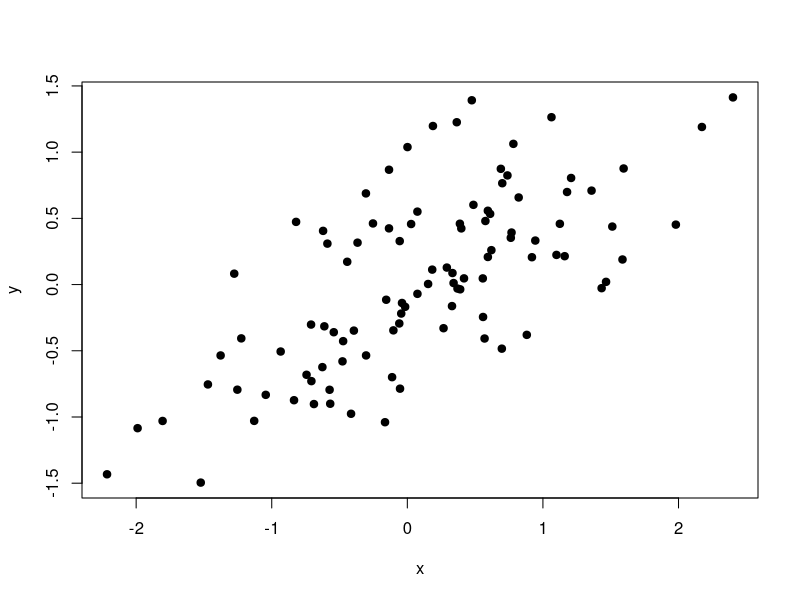

Source code (R):
## ---- chunk 1
#| label: fig-scatter
#| fig-cap: "Example scatter plot"
#| echo: false
set.seed(1)
x <- rnorm(100)
y <- 0.5 * x + rnorm(100, sd = 0.5)
plot(x, y, pch = 19, xlab = "x", ylab = "y")
## ---- chunk 2
#| label: tab-summary
#| tbl-cap: "Summary statistics"
#| echo: false
summary(data.frame(x = x, y = y))
